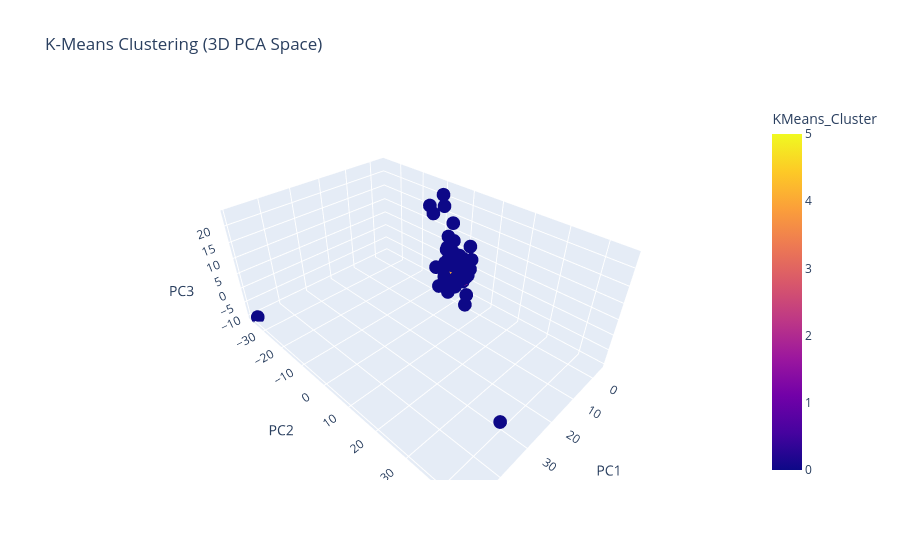

Notebook cell for this chart:
### Code cell
import plotly.express as px

fig = px.scatter_3d(
    df,
    x="PC1",
    y="PC2",
    z="PC3",
    color="KMeans_Cluster",
    title="K-Means Clustering (3D PCA Space)"
)
fig.show()

### Figure 1 — Plotly figure (JSON) as saved in the notebook; plotly's stock layout.template omitted (floating-point values rounded to 4 significant figures; data arrays with more than 128 entries replaced by an {"elided": "..."} marker saying what was removed)
{"data": [{"hovertemplate": "PC1=%{x}<br>PC2=%{y}<br>PC3=%{z}<br>KMeans_Cluster=%{marker.color}<extra></extra>", "legendgroup": "", "marker": {"color": {"elided": "1195 int values"}, "coloraxis": "coloraxis", "symbol": "circle"}, "mode": "markers", "name": "", "scene": "scene", "showlegend": false, "type": "scatter3d", "x": {"elided": "1195 float values"}, "y": {"elided": "1195 float values"}, "z": {"elided": "1195 float values"}}], "layout": {"coloraxis": {"colorbar": {"title": {"text": "KMeans_Cluster"}}, "colorscale": [[0, "#0d0887"], [0.1111, "#46039f"], [0.2222, "#7201a8"], [0.3333, "#9c179e"], [0.4444, "#bd3786"], [0.5556, "#d8576b"], [0.6667, "#ed7953"], [0.7778, "#fb9f3a"], [0.8889, "#fdca26"], [1, "#f0f921"]]}, "legend": {"tracegroupgap": 0}, "scene": {"domain": {"x": [0, 1], "y": [0, 1]}, "xaxis": {"title": {"text": "PC1"}}, "yaxis": {"title": {"text": "PC2"}}, "zaxis": {"title": {"text": "PC3"}}}, "title": {"text": "K-Means Clustering (3D PCA Space)"}}}
